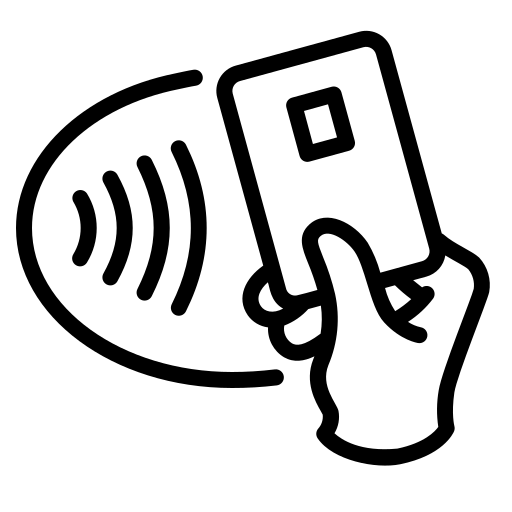
#> input picture assets/carte.png, 512 x 512 px, found by its file name
$ python gen_card_img.py
#> lines starting #> are read from the running program, lines starting #| are printed output that depends on the picture
### tools/rgb565.py
#!/usr/bin/env python3
# SPDX-License-Identifier: LGPL-3.0-or-later
# Copyright (c) 2026 Cryptnox SA
"""Shared RGB565 packing for the LVGL image generators.

The CYD panel is 16-bit (RGB565). Naively truncating 8-bit channels to 5-6-5
bits produces visible banding on smooth gradients and anti-aliased edges. This
packer rounds to the nearest representable colour and applies Floyd-Steinberg
error diffusion, trading banding for fine noise the eye reads as a smooth
gradient.

Output bytes are little-endian (matches lv_color_t with LV_COLOR_16_SWAP=0).
"""


def _clamp8(v):
    return 0.0 if v < 0.0 else (255.0 if v > 255.0 else v)


def rgb565_le_dithered(img):
    """Floyd-Steinberg dither an RGB PIL image to little-endian RGB565 bytes."""
    img = img.convert("RGB")
    w, h = img.size
    src = img.load()
    # Mutable float working buffer; carries diffused error across the image.
    buf = [[list(src[x, y]) for x in range(w)] for y in range(h)]

    data = bytearray()
    for y in range(h):
        for x in range(w):
            r = _clamp8(buf[y][x][0])
            g = _clamp8(buf[y][x][1])
            b = _clamp8(buf[y][x][2])

            r5 = int(r) >> 3
            g6 = int(g) >> 2
            b5 = int(b) >> 3

            # Reconstruct the 8-bit value the panel will actually display, so
            # the diffused error matches what the eye sees (not the raw drop).
            rr = (r5 << 3) | (r5 >> 2)
            gg = (g6 << 2) | (g6 >> 4)
            bb = (b5 << 3) | (b5 >> 2)

            er, eg, eb = r - rr, g - gg, b - bb
            for dx, dy, wgt in ((1, 0, 7), (-1, 1, 3), (0, 1, 5), (1, 1, 1)):
                nx, ny = x + dx, y + dy
                if 0 <= nx < w and 0 <= ny < h:
                    buf[ny][nx][0] += er * wgt / 16.0
                    buf[ny][nx][1] += eg * wgt / 16.0
                    buf[ny][nx][2] += eb * wgt / 16.0

            val = (r5 << 11) | (g6 << 5) | b5
            data.append(val & 0xFF)
            data.append((val >> 8) & 0xFF)
    return data

### tools/gen_card_img.py
#!/usr/bin/env python3
# SPDX-License-Identifier: LGPL-3.0-or-later
# Copyright (c) 2026 Cryptnox SA
"""Convert carte.png into a small LVGL RGB565 image.

Flattened onto white (the UI background) and scaled down to sit next to the
amount on the keypad screen. Output: main/card_img.c (+ .h).

Run from repo root:  python tools/gen_card_img.py
"""

from PIL import Image
from rgb565 import rgb565_le_dithered

SRC    = "assets/carte.png"
OUT_C  = "main/card_img.c"
OUT_H  = "main/card_img.h"
TARGET = 96           # px, card icon on the "tap card" screen

img = Image.open(SRC).convert("RGBA")
#> img is the input picture: PIL image 512x512 RGBA; mean R, G, B, A 0, 0, 0, 45.6
bg  = Image.new("RGBA", img.size, (255, 255, 255, 255))   # flatten on white
#> bg: PIL image 512x512 RGBA; every value is 255
img = Image.alpha_composite(bg, img).convert("RGB")
#> img: PIL image 512x512 RGB
img.thumbnail((TARGET, TARGET), Image.LANCZOS)
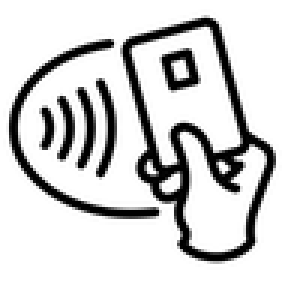
#> img: PIL image 96x96 RGB (shown 3 times larger); min 0, max 255, mean 209.2
w, h = img.size
#> w = 96; h = 96

data = rgb565_le_dithered(img)         # rounded + Floyd-Steinberg, no banding
#> in rgb565_le_dithered, `buf = [[list(src[x, y]) for x in range(w)] for y in range(h)]`: buf = 96 items

with open(OUT_C, "w", newline="\n") as f:
    f.write("/*\n * SPDX-License-Identifier: LGPL-3.0-or-later\n"
            " * Copyright (c) 2026 Cryptnox SA\n */\n")
    f.write("/* Auto-generated by tools/gen_card_img.py — do not edit. */\n\n")
    f.write('#include "lvgl.h"\n\n')
    f.write("static const uint8_t card_img_map[] = {\n")
    for i in range(0, len(data), 16):
        chunk = data[i:i + 16]
        f.write("    " + ",".join("0x%02X" % b for b in chunk) + ",\n")
#> this loop made 1152 passes
#> i on passes 2 to 4: 16, 32, 48
    f.write("};\n\n")
    f.write("const lv_img_dsc_t card_img = {\n")
    f.write("    .header = {\n")
    f.write("        .cf = LV_IMG_CF_TRUE_COLOR,\n")
    f.write("        .always_zero = 0,\n")
    f.write("        .reserved = 0,\n")
    f.write("        .w = %d,\n" % w)
    f.write("        .h = %d,\n" % h)
    f.write("    },\n")
    f.write("    .data_size = %d,\n" % len(data))
    f.write("    .data = card_img_map,\n")
    f.write("};\n")

with open(OUT_H, "w", newline="\n") as f:
    f.write("/*\n * SPDX-License-Identifier: LGPL-3.0-or-later\n"
            " * Copyright (c) 2026 Cryptnox SA\n */\n")
    f.write("/* Auto-generated by tools/gen_card_img.py — do not edit. */\n\n")
    f.write("#ifndef CARD_IMG_H\n#define CARD_IMG_H\n\n")
    f.write('#include "lvgl.h"\n\n')
    f.write("extern const lv_img_dsc_t card_img;\n\n")
    f.write("#endif /* CARD_IMG_H */\n")

print("Wrote %s (%dx%d, %d bytes)" % (OUT_C, w, h, len(data)))
#| Wrote main/card_img.c (96x96, 18432 bytes)
